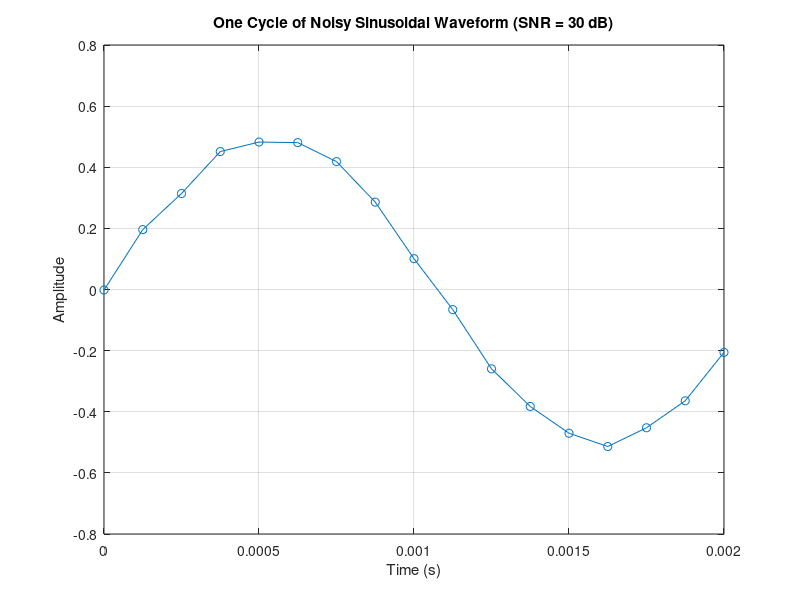
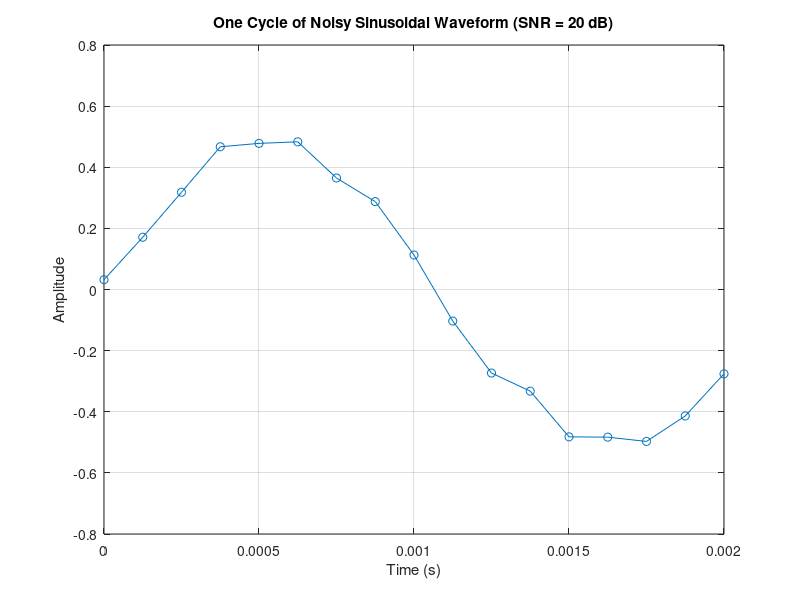
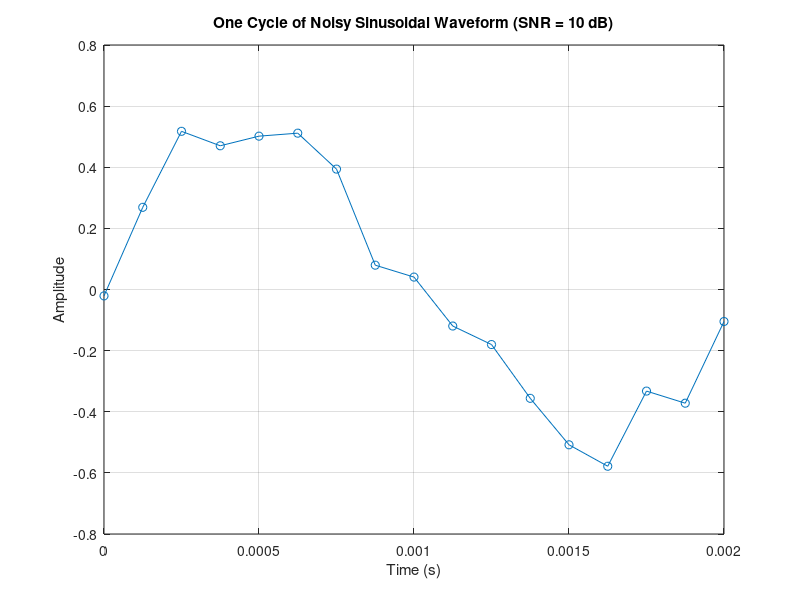
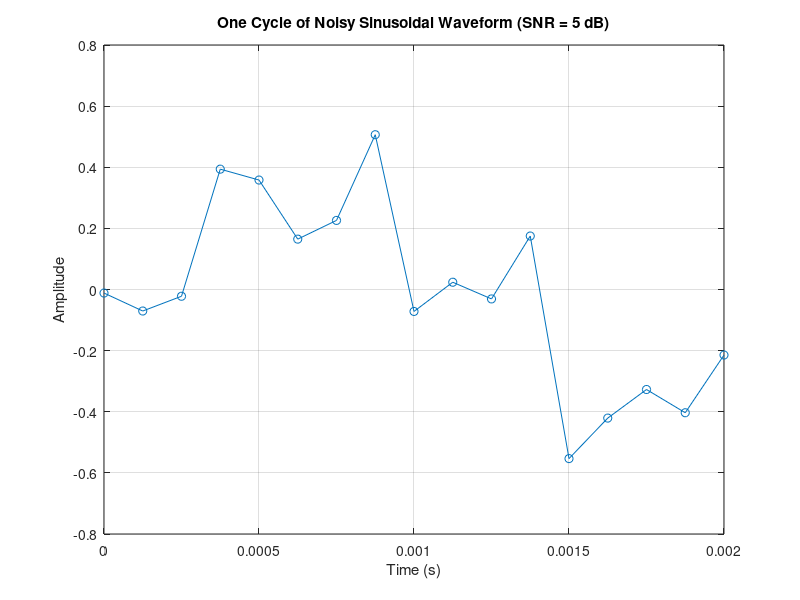

Write MATLAB code to recreate these figures, in order.
% ECE 09433 - Lab 2 - Section 0.2
% Fourier Transform Analysis
% Group 3

% this program generates a 1-second duration
% A# signal (466.16 Hz) with a specified SNR

% define parameters
fs = 8000; % sampling frequency (Hz)
t = 0:1/fs:1-1/fs; % time vector (1 second duration)
f_tone = 466.16; % frequency of A# tone
A_tone = 0.5; % amplitude of A# tone
s = A_tone * sin(2 * pi * f_tone * t); % A# tone signal

% extract exactly 1 cycle of the waveform
T_cycle = 1 / f_tone; % period of one cycle (seconds)
num_samples = round(T_cycle * fs); % number of samples in one cycle
t_cycle = t(1:num_samples); % extract corresponding time values
s_cycle = s(1:num_samples); % extract one cycle of the signal

% define SNR values to test
snr_values = [30, 20, 10, 5]; % various SNR levels

% loop through each SNR and generate a new noisy waveform
for i = 1:length(snr_values)
    snr = snr_values(i); % select SNR value

    % compute noise variance for the current SNR
    var_s = var(s_cycle); % compute variance of the signal
    var_noise = var_s / (10^(snr/10)); % compute noise variance
    n_cycle = sqrt(var_noise) * randn(size(s_cycle)); % generate noise

    % create noisy single-cycle signal
    m_cycle = s_cycle + n_cycle;

    % plot noisy single-cycle waveform for this SNR
    figure;
    plot(t_cycle, m_cycle, '-o'); % plot with markers
    title(['One Cycle of Noisy Sinusoidal Waveform (SNR = ' num2str(snr) ' dB)']);
    xlabel('Time (s)');
    ylabel('Amplitude');
    grid on;
end
